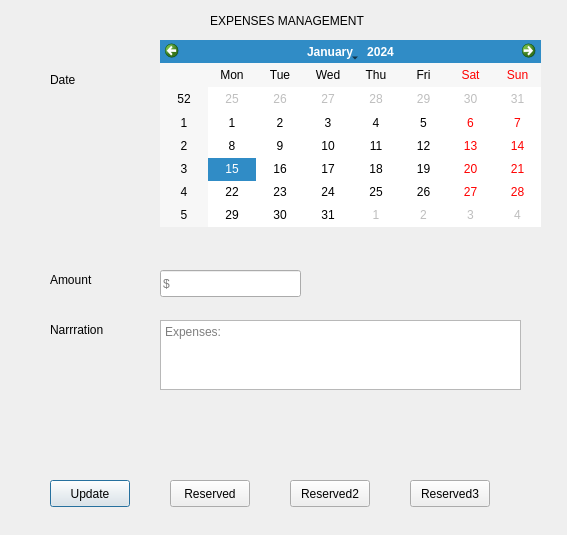
<?xml version="1.0" encoding="UTF-8"?>
<ui version="4.0">
 <class>Dialog</class>
 <widget class="QDialog" name="Dialog">
  <property name="geometry">
   <rect>
    <x>0</x>
    <y>0</y>
    <width>567</width>
    <height>535</height>
   </rect>
  </property>
  <property name="windowTitle">
   <string>Dialog</string>
  </property>
  <widget class="QLabel" name="label">
   <property name="geometry">
    <rect>
     <x>210</x>
     <y>10</y>
     <width>201</width>
     <height>21</height>
    </rect>
   </property>
   <property name="text">
    <string>EXPENSES MANAGEMENT </string>
   </property>
  </widget>
  <widget class="QLabel" name="label_amnt">
   <property name="geometry">
    <rect>
     <x>50</x>
     <y>270</y>
     <width>61</width>
     <height>19</height>
    </rect>
   </property>
   <property name="text">
    <string>Amount</string>
   </property>
  </widget>
  <widget class="QLabel" name="label_narr">
   <property name="geometry">
    <rect>
     <x>50</x>
     <y>320</y>
     <width>61</width>
     <height>19</height>
    </rect>
   </property>
   <property name="text">
    <string>Narrration</string>
   </property>
  </widget>
  <widget class="QLineEdit" name="lineEdit_amnt">
   <property name="geometry">
    <rect>
     <x>160</x>
     <y>270</y>
     <width>141</width>
     <height>27</height>
    </rect>
   </property>
   <property name="placeholderText">
    <string>$</string>
   </property>
  </widget>
  <widget class="QPushButton" name="btn_update">
   <property name="geometry">
    <rect>
     <x>50</x>
     <y>480</y>
     <width>80</width>
     <height>27</height>
    </rect>
   </property>
   <property name="text">
    <string>Update</string>
   </property>
  </widget>
  <widget class="QPushButton" name="pushButton_2">
   <property name="geometry">
    <rect>
     <x>170</x>
     <y>480</y>
     <width>80</width>
     <height>27</height>
    </rect>
   </property>
   <property name="text">
    <string>Reserved</string>
   </property>
  </widget>
  <widget class="QPushButton" name="pushButton_3">
   <property name="geometry">
    <rect>
     <x>290</x>
     <y>480</y>
     <width>80</width>
     <height>27</height>
    </rect>
   </property>
   <property name="text">
    <string>Reserved2</string>
   </property>
  </widget>
  <widget class="QPushButton" name="pushButton_4">
   <property name="geometry">
    <rect>
     <x>410</x>
     <y>480</y>
     <width>80</width>
     <height>27</height>
    </rect>
   </property>
   <property name="text">
    <string>Reserved3</string>
   </property>
  </widget>
  <widget class="QLabel" name="label_amnt_2">
   <property name="geometry">
    <rect>
     <x>50</x>
     <y>70</y>
     <width>61</width>
     <height>19</height>
    </rect>
   </property>
   <property name="text">
    <string>Date</string>
   </property>
  </widget>
  <widget class="QCalendarWidget" name="calendarWidget">
   <property name="geometry">
    <rect>
     <x>160</x>
     <y>40</y>
     <width>381</width>
     <height>187</height>
    </rect>
   </property>
  </widget>
  <widget class="QTextEdit" name="textEdit">
   <property name="geometry">
    <rect>
     <x>160</x>
     <y>320</y>
     <width>361</width>
     <height>70</height>
    </rect>
   </property>
   <property name="placeholderText">
    <string>Expenses:</string>
   </property>
  </widget>
 </widget>
 <resources/>
 <connections/>
</ui>
